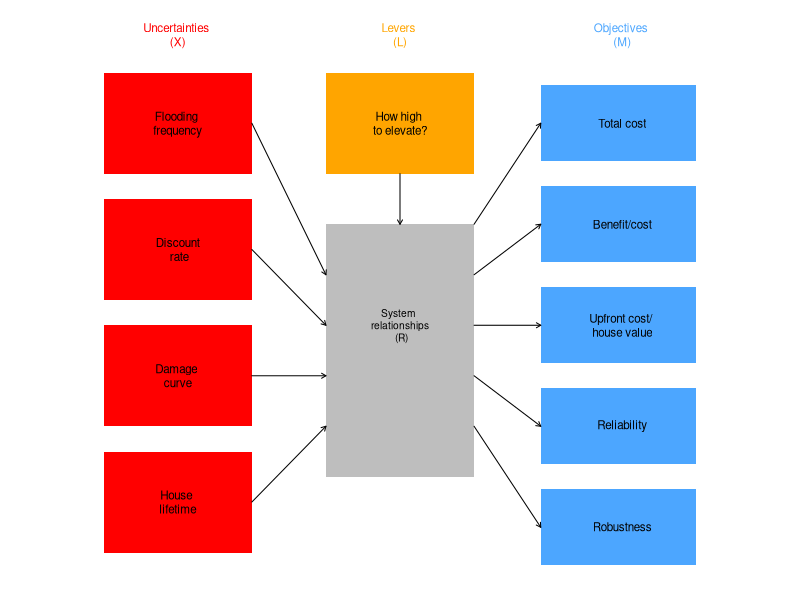

The R script that drew this image:
##==============================================================================
##
## Script plots the XLRM diagram for the home elevation problem
##
## Author: Mahkameh Zarekarizi (mahkameh.zare@gmail.com) 
##       
##==============================================================================
## Copyright 2019 Mahkameh Zarekarizi
## This file is free software: you can redistribute it and/or modify
## it under the terms of the GNU General Public License as published by
## the Free Software Foundation, either version 3 of the License, or
## (at your option) any later version.
##
## This file is distributed in the hope that it will be useful,
## but WITHOUT ANY WARRANTY; without even the implied warranty of
## MERCHANTABILITY or FITNESS FOR A PARTICULAR PURPOSE.  See the
## GNU General Public License for more details.
##
## You should have received a copy of the GNU General Public License
## along with this file.  If not, see <http://www.gnu.org/licenses/>.
##==============================================================================
## Instructions to run:
## 1. If you have not already done so, change the working directory to the main 
##    folder (Zarekarizi-Home-Elevation)
##    To do so:
##      1. If on RStudio, open the README.md file. Then on the menu bar, go to 
##         Session-->Set Working Directory-->To Source File Location
##      2. If on RStudio, on the lower right box, open "Zarekarizi-Home-Elevation"
##         Then, click on More --> Set as Working Directory
##      3. On console, type the following command: 
##         setwd("~/.../../../../Zarekarizi-Home-Elevation") 
## 2. To Run:
##      1. Click on Source button or, on console, type: Source("../../....R")
## 3. Outputs:
##      1. A pdf or jpeg file in "Figures" directory that contains the plot
##==============================================================================

# Global variables
main_path=getwd()
myblue <- rgb(0/255, 128/255, 1, 0.7)
myred <- "red"

# Plot XLRM 
# Dimensions are a standard golden ratio plot with 10 cm of width
# If you would like to save the plot as pdf, substitute next line with: pdf("/Figure/xlrm.pdf", width =3.94, height =2.43)
#jpeg(paste(main_path,"/Figures/S1_XLRM.jpeg",sep=""),width =3.94, height =2.43,units="in",res=300)
#pdf(paste(main_path,"/Figures/S1_XLRM.pdf",sep=""),width =3.94, height =2.43)
#png(paste(main_path,"/Figures/S1_XLRM.png",sep=""),width =3.5, height =2.5,units="in",res=300)
pdf(paste(main_path,"/Figures/S1_XLRM.pdf",sep=""),width =3.5, height =2.5)

par(cex=0.35,mai=c(0,0,0,0),fig=c(0,1,0,1)) # Adjust the size
plot(NA,NA,type="n",xlim=c(0,10),ylim=c(0,11),xaxt="n",yaxt="n",bty="n",xlab="",ylab="")

# System relationsips
polygon(x=c(4,6,6,4),y=c(2,2,7,7),border=NA,col="gray")
text(5,5,"System \nrelationships\n (R)",cex=1.75)

# Objectives 
text(8,10.75,'Objectives \n(M)',xpd=T,cex=2,col=myblue,srt=0)

polygon(x=c(6.9,9,9,6.9),y=c(8.25,8.25,9.75,9.75),border=NA,col=myblue)
polygon(x=c(6.9,9,9,6.9),y=c(6.25,6.25,7.75,7.75),border=NA,col=myblue)
polygon(x=c(6.9,9,9,6.9),y=c(4.25,4.25,5.75,5.75),border=NA,col=myblue)
polygon(x=c(6.9,9,9,6.9),y=c(2.25,2.25,3.75,3.75),border=NA,col=myblue)
polygon(x=c(6.9,9,9,6.9),y=c(0.25,0.25,1.75,1.75),border=NA,col=myblue)

arrows(x0=6,y0=3,x1=6.9,y1=1,col="black",length = 0.05)
arrows(x0=6,y0=4,x1=6.9,y1=3,col="black",length = 0.05)
arrows(x0=6,y0=5,x1=6.9,y1=5,col="black",length = 0.05)
arrows(x0=6,y0=6,x1=6.9,y1=7,col="black",length = 0.05)
arrows(x0=6,y0=7,x1=6.9,y1=9,col="black",length = 0.05)


text(8,9,"Total cost",cex=2)
text(8,7,"Benefit/cost",cex=2)
text(8,5,"Upfront cost/ \nhouse value",cex=2)
text(8,3,"Reliability",cex=2)
text(8,1,"Robustness",cex=2)

# Levers 
text(5,10.75,'Levers \n(L)',xpd=T,cex=2,col="orange")
polygon(x=c(4,6,6,4),y=c(8,8,10,10),border=NA,col="orange")
text(5,9,"How high \nto elevate?",cex=2)
arrows(x0=5,y0=8,x1=5,y1=7,col="black",length = 0.05)

# Uncertainties 
text(2,10.75,'Uncertainties \n(X)',xpd=T,cex=2,col=myred,srt=0)
polygon(x=c(1,3,3,1),y=c(8,8,10,10),border=NA,col=myred,xpd=T)
polygon(x=c(1,3,3,1),y=c(5.5,5.5,7.5,7.5),border=NA,col=myred,xpd=T)
polygon(x=c(1,3,3,1),y=c(3,3,5,5),border=NA,col=myred,xpd=T)
polygon(x=c(1,3,3,1),y=c(0.5,0.5,2.5,2.5),border=NA,col=myred,xpd=T)

text(2,6.5,"Discount\n rate",cex=2)
text(2,4,"Damage \ncurve",cex=2)
text(2,1.5,"House \nlifetime",cex=2)
text(2,9,"Flooding \nfrequency",cex=2)

arrows(x0=3,y0=9,x1=4,y1=6,col="black",length = 0.05)
arrows(x0=3,y0=6.5,x1=4,y1=5,col="black",length = 0.05)
arrows(x0=3,y0=4,x1=4,y1=4,col="black",length = 0.05)
arrows(x0=3,y0=1.5,x1=4,y1=3,col="black",length = 0.05)

# Close the plot
dev.off()

